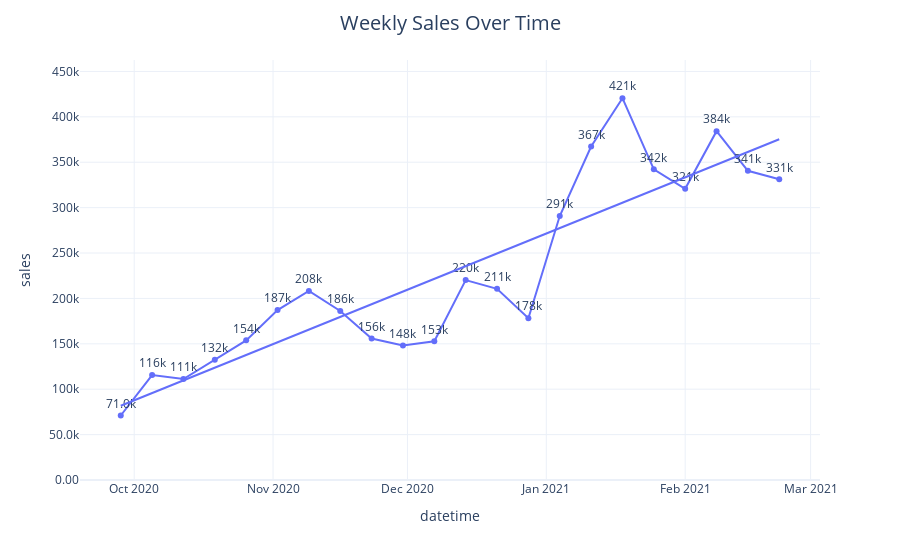

This figure's notebook cell:
### Markdown cell above
#### Weekly Sales

### Code cell
col_y = "sales"
fig = px.scatter(data_by_week_freq, x='datetime', y=col_y, trendline='ols')
fig.data[0].update(mode="lines+markers+text", texttemplate="%{y}", textposition="top center")
fig.update_layout(yaxis=dict(tickformat=".3s", range=(0, data_by_week_freq[col_y].max() * 1.1)))
fig.update_layout(title_text="Weekly Sales Over Time")

### Figure 1 — Plotly figure (JSON) as saved in the notebook; plotly's stock layout.template omitted (floating-point values rounded to 4 significant figures)
{"data": [{"hovertemplate": "datetime=%{x}<br>sales=%{y}<extra></extra>", "legendgroup": "", "marker": {"color": "#636efa", "symbol": "circle"}, "mode": "lines+markers+text", "name": "", "orientation": "v", "showlegend": false, "textposition": "top center", "texttemplate": "%{y}", "type": "scatter", "x": ["2020-09-28T00:00:00", "2020-10-05T00:00:00", "2020-10-12T00:00:00", "2020-10-19T00:00:00", "2020-10-26T00:00:00", "2020-11-02T00:00:00", "2020-11-09T00:00:00", "2020-11-16T00:00:00", "2020-11-23T00:00:00", "2020-11-30T00:00:00", "2020-12-07T00:00:00", "2020-12-14T00:00:00", "2020-12-21T00:00:00", "2020-12-28T00:00:00", "2021-01-04T00:00:00", "2021-01-11T00:00:00", "2021-01-18T00:00:00", "2021-01-25T00:00:00", "2021-02-01T00:00:00", "2021-02-08T00:00:00", "2021-02-15T00:00:00", "2021-02-22T00:00:00"], "xaxis": "x", "y": [71030.0, 115500.0, 111200.0, 132400.0, 153800.0, 187200.0, 208200.0, 186200.0, 155900.0, 148200.0, 152800.0, 220200.0, 210600.0, 178200.0, 290700.0, 367400.0, 420600.0, 342200.0, 320800.0, 384200.0, 340600.0, 331200.0], "yaxis": "y"}, {"hovertemplate": "<b>OLS trendline</b><br>sales = 23.1113 * datetime + -3.69251e+07<br>R<sup>2</sup>=0.788978<br><br>datetime=%{x}<br>sales=%{y} <b>(trend)</b><extra></extra>", "legendgroup": "", "marker": {"color": "#636efa", "symbol": "circle"}, "mode": "lines", "name": "", "showlegend": false, "type": "scatter", "x": ["2020-09-28T00:00:00", "2020-10-05T00:00:00", "2020-10-12T00:00:00", "2020-10-19T00:00:00", "2020-10-26T00:00:00", "2020-11-02T00:00:00", "2020-11-09T00:00:00", "2020-11-16T00:00:00", "2020-11-23T00:00:00", "2020-11-30T00:00:00", "2020-12-07T00:00:00", "2020-12-14T00:00:00", "2020-12-21T00:00:00", "2020-12-28T00:00:00", "2021-01-04T00:00:00", "2021-01-11T00:00:00", "2021-01-18T00:00:00", "2021-01-25T00:00:00", "2021-02-01T00:00:00", "2021-02-08T00:00:00", "2021-02-15T00:00:00", "2021-02-22T00:00:00"], "xaxis": "x", "y": [81830.0, 95800.0, 109800.0, 123800.0, 137700.0, 151700.0, 165700.0, 179700.0, 193600.0, 207600.0, 221600.0, 235600.0, 249600.0, 263500.0, 277500.0, 291500.0, 305500.0, 319400.0, 333400.0, 347400.0, 361400.0, 375400.0], "yaxis": "y"}], "layout": {"legend": {"tracegroupgap": 0}, "margin": {"t": 60}, "title": {"text": "Weekly Sales Over Time"}, "xaxis": {"anchor": "y", "domain": [0, 1], "title": {"text": "datetime"}}, "yaxis": {"anchor": "x", "domain": [0, 1], "range": [0, 462600.0], "tickformat": ".3s", "title": {"text": "sales"}}}}
